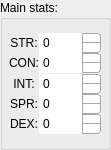
   <widget class="QGroupBox" name="statGroupBox">
    <property name="geometry">
     <rect>
      <x>20</x>
      <y>80</y>
      <width>111</width>
      <height>150</height>
     </rect>
    </property>
    <property name="sizePolicy">
     <sizepolicy hsizetype="Fixed" vsizetype="Fixed">
      <horstretch>0</horstretch>
      <verstretch>0</verstretch>
     </sizepolicy>
    </property>
    <property name="minimumSize">
     <size>
      <width>104</width>
      <height>150</height>
     </size>
    </property>
    <property name="baseSize">
     <size>
      <width>104</width>
      <height>150</height>
     </size>
    </property>
    <property name="styleSheet">
     <string notr="true">QSpinBox {
    padding-right: 20px; /* make room for the arrows */
    border-image: url(images/frame.png) 4;
    border-width: 2px;
}

QSpinBox::up-button {
    subcontrol-origin: border;
    subcontrol-position: top right; /* position at the top right corner */
     background: qlineargradient(x1: 0, y1: 0, x2: 0, y2: 1,
                                 stop: 0 #E1E1E1, stop: 0.4 #DDDDDD,
                                 stop: 0.5 #D8D8D8, stop: 1.0 #D3D3D3);
    width:17px; /* 16 + 2*1px border-width = 15px padding + 3px parent border */
	height: 8px;
    /*border-image: url(images/spinup.png) 1;*/
    border-width: 1px;
	border-color: darkgray;
	border-style: solid;
	margin-top: 0px;
	border-top-right-radius: 3px;
	border-bottom-right-radius: 0px;
}

QSpinBox::up-button:hover {
    /*border-image: url(images/spinup_hover.png) 1;*/
}

QSpinBox::up-button:pressed {
    top: 1px;
    left: 1px;
    /*border-image: url(images/spinup_pressed.png) 1;*/
}

QSpinBox::up-arrow {
    image: url(images/up_arrow.png);
    width: 5px;
    height: 5px;
	
}

QSpinBox::up-arrow:disabled, QSpinBox::up-arrow:off { /* off state when value is max */
   image: url(images/up_arrow_disabled.png);
}

QSpinBox::down-button {
    subcontrol-origin: border;
    subcontrol-position: bottom right; /* position at bottom right corner */
     background: qlineargradient(x1: 0, y1: 0, x2: 0, y2: 1,
                                 stop: 0 #E1E1E1, stop: 0.4 #DDDDDD,
                                 stop: 0.5 #D8D8D8, stop: 1.0 #D3D3D3);

    width: 17px;
	height: 9px;
    /*border-image: url(images/spindown.png) 1;*/
    border-width: 1px;
    border-top-width: 0px;
	margin-bottom: 0px;
	border-color: darkgray;
	border-style: solid;
	border-bottom-left-radius: 0px;
	border-bottom-right-radius: 3px;
}

QSpinBox::down-button:hover {
    /*border-image: url(images/spindown_hover.png) 1;*/
}

QSpinBox::down-button:pressed {
    /*top: 1px;
    left: 1px;*/
	top: 1px;
	left: 1px;
    /*border-image: url(images/spindown_pressed.png) 1;*/
}

QSpinBox::down-arrow {
    image: url(images/down_arrow.png);
    width: 5px;
    height: 5px;
	
}

QSpinBox::down-arrow:disabled,
QSpinBox::down-arrow:off { /* off state when value in min */
   image: url(images/down_arrow_disabled.png);
}</string>
    </property>
    <property name="title">
     <string>Main stats:</string>
    </property>
    <property name="flat">
     <bool>false</bool>
    </property>
    <layout class="QFormLayout" name="formLayout">
     <property name="formAlignment">
      <set>Qt::AlignLeading|Qt::AlignLeft|Qt::AlignTop</set>
     </property>
     <property name="leftMargin">
      <number>2</number>
     </property>
     <property name="topMargin">
      <number>9</number>
     </property>
     <property name="rightMargin">
      <number>4</number>
     </property>
     <item row="0" column="0">
      <layout class="QFormLayout" name="statFormLayout">
       <property name="horizontalSpacing">
        <number>0</number>
       </property>
       <property name="verticalSpacing">
        <number>3</number>
       </property>
       <property name="leftMargin">
        <number>4</number>
       </property>
       <property name="topMargin">
        <number>4</number>
       </property>
       <property name="rightMargin">
        <number>4</number>
       </property>
       <property name="bottomMargin">
        <number>4</number>
       </property>
       <item row="0" column="0">
        <widget class="QLabel" name="sTRLabel">
         <property name="sizePolicy">
          <sizepolicy hsizetype="Fixed" vsizetype="Fixed">
           <horstretch>0</horstretch>
           <verstretch>0</verstretch>
          </sizepolicy>
         </property>
         <property name="minimumSize">
          <size>
           <width>30</width>
           <height>20</height>
          </size>
         </property>
         <property name="baseSize">
          <size>
           <width>30</width>
           <height>20</height>
          </size>
         </property>
         <property name="text">
          <string>STR:</string>
         </property>
         <property name="alignment">
          <set>Qt::AlignCenter</set>
         </property>
        </widget>
       </item>
       <item row="0" column="1">
        <widget class="QSpinBox" name="sTRSpinBox">
         <property name="sizePolicy">
          <sizepolicy hsizetype="Fixed" vsizetype="Fixed">
           <horstretch>0</horstretch>
           <verstretch>0</verstretch>
          </sizepolicy>
         </property>
         <property name="minimumSize">
          <size>
           <width>50</width>
           <height>20</height>
          </size>
         </property>
         <property name="baseSize">
          <size>
           <width>50</width>
           <height>20</height>
          </size>
         </property>
        </widget>
       </item>
       <item row="1" column="0">
        <widget class="QLabel" name="cONLabel">
         <property name="sizePolicy">
          <sizepolicy hsizetype="Fixed" vsizetype="Fixed">
           <horstretch>0</horstretch>
           <verstretch>0</verstretch>
          </sizepolicy>
         </property>
         <property name="minimumSize">
          <size>
           <width>30</width>
           <height>20</height>
          </size>
         </property>
         <property name="baseSize">
          <size>
           <width>30</width>
           <height>20</height>
          </size>
         </property>
         <property name="text">
          <string>CON:</string>
         </property>
         <property name="alignment">
          <set>Qt::AlignCenter</set>
         </property>
        </widget>
       </item>
       <item row="1" column="1">
        <widget class="QSpinBox" name="cONSpinBox">
         <property name="sizePolicy">
          <sizepolicy hsizetype="Fixed" vsizetype="Fixed">
           <horstretch>0</horstretch>
           <verstretch>0</verstretch>
          </sizepolicy>
         </property>
         <property name="minimumSize">
          <size>
           <width>50</width>
           <height>20</height>
          </size>
         </property>
         <property name="baseSize">
          <size>
           <width>50</width>
           <height>20</height>
          </size>
         </property>
        </widget>
       </item>
       <item row="2" column="1">
        <widget class="QSpinBox" name="iNTSpinBox">
         <property name="sizePolicy">
          <sizepolicy hsizetype="Fixed" vsizetype="Fixed">
           <horstretch>0</horstretch>
           <verstretch>0</verstretch>
          </sizepolicy>
         </property>
         <property name="minimumSize">
          <size>
           <width>50</width>
           <height>20</height>
          </size>
         </property>
         <property name="baseSize">
          <size>
           <width>50</width>
           <height>20</height>
          </size>
         </property>
        </widget>
       </item>
       <item row="3" column="0">
        <widget class="QLabel" name="sPRLabel">
         <property name="sizePolicy">
          <sizepolicy hsizetype="Fixed" vsizetype="Fixed">
           <horstretch>0</horstretch>
           <verstretch>0</verstretch>
          </sizepolicy>
         </property>
         <property name="minimumSize">
          <size>
           <width>30</width>
           <height>20</height>
          </size>
         </property>
         <property name="baseSize">
          <size>
           <width>30</width>
           <height>20</height>
          </size>
         </property>
         <property name="text">
          <string>SPR:</string>
         </property>
         <property name="alignment">
          <set>Qt::AlignCenter</set>
         </property>
        </widget>
       </item>
       <item row="3" column="1">
        <widget class="QSpinBox" name="sPRSpinBox">
         <property name="sizePolicy">
          <sizepolicy hsizetype="Fixed" vsizetype="Fixed">
           <horstretch>0</horstretch>
           <verstretch>0</verstretch>
          </sizepolicy>
         </property>
         <property name="minimumSize">
          <size>
           <width>50</width>
           <height>20</height>
          </size>
         </property>
         <property name="baseSize">
          <size>
           <width>50</width>
           <height>20</height>
          </size>
         </property>
        </widget>
       </item>
       <item row="4" column="0">
        <widget class="QLabel" name="dEXLabel">
         <property name="sizePolicy">
          <sizepolicy hsizetype="Fixed" vsizetype="Fixed">
           <horstretch>0</horstretch>
           <verstretch>0</verstretch>
          </sizepolicy>
         </property>
         <property name="minimumSize">
          <size>
           <width>30</width>
           <height>20</height>
          </size>
         </property>
         <property name="baseSize">
          <size>
           <width>30</width>
           <height>20</height>
          </size>
         </property>
         <property name="text">
          <string>DEX:</string>
         </property>
         <property name="alignment">
          <set>Qt::AlignCenter</set>
         </property>
        </widget>
       </item>
       <item row="4" column="1">
        <widget class="QSpinBox" name="dEXSpinBox">
         <property name="sizePolicy">
          <sizepolicy hsizetype="Fixed" vsizetype="Fixed">
           <horstretch>0</horstretch>
           <verstretch>0</verstretch>
          </sizepolicy>
         </property>
         <property name="minimumSize">
          <size>
           <width>50</width>
           <height>20</height>
          </size>
         </property>
         <property name="baseSize">
          <size>
           <width>50</width>
           <height>20</height>
          </size>
         </property>
        </widget>
       </item>
       <item row="2" column="0">
        <widget class="QLabel" name="iNTLabel">
         <property name="sizePolicy">
          <sizepolicy hsizetype="Fixed" vsizetype="Fixed">
           <horstretch>0</horstretch>
           <verstretch>0</verstretch>
          </sizepolicy>
         </property>
         <property name="minimumSize">
          <size>
           <width>30</width>
           <height>20</height>
          </size>
         </property>
         <property name="baseSize">
          <size>
           <width>30</width>
           <height>20</height>
          </size>
         </property>
         <property name="text">
          <string>INT:</string>
         </property>
         <property name="alignment">
          <set>Qt::AlignCenter</set>
         </property>
        </widget>
       </item>
      </layout>
     </item>
    </layout>
   </widget>
